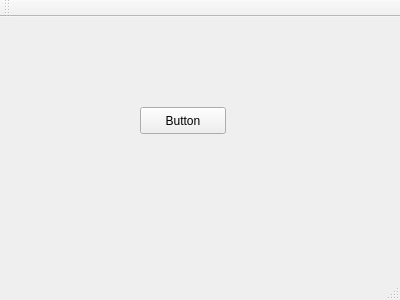
<?xml version="1.0" encoding="UTF-8"?>
<ui version="4.0">
 <class>MainWindow</class>
 <widget class="QMainWindow" name="MainWindow">
  <property name="geometry">
   <rect>
    <x>0</x>
    <y>0</y>
    <width>400</width>
    <height>300</height>
   </rect>
  </property>
  <property name="windowTitle">
   <string>MainWindow</string>
  </property>
  <widget class="QWidget" name="centralWidget">
   <widget class="QPushButton" name="pushButton">
    <property name="geometry">
     <rect>
      <x>140</x>
      <y>90</y>
      <width>86</width>
      <height>27</height>
     </rect>
    </property>
    <property name="text">
     <string>Button</string>
    </property>
   </widget>
  </widget>
  <widget class="QMenuBar" name="menuBar">
   <property name="geometry">
    <rect>
     <x>0</x>
     <y>0</y>
     <width>400</width>
     <height>26</height>
    </rect>
   </property>
  </widget>
  <widget class="QToolBar" name="mainToolBar">
   <attribute name="toolBarArea">
    <enum>TopToolBarArea</enum>
   </attribute>
   <attribute name="toolBarBreak">
    <bool>false</bool>
   </attribute>
  </widget>
  <widget class="QStatusBar" name="statusBar"/>
 </widget>
 <layoutdefault spacing="6" margin="11"/>
 <resources/>
 <connections/>
</ui>
